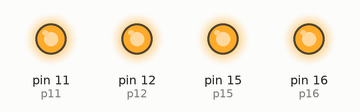
Simulated run of this program. Board: Raspberry Pi (header pin numbers). Shown: output pins drawn as LEDs (lit = HIGH). At 30.0 s the program stops and its outputs stay as they are.

Above: at 0.1 s.
At 30.1 s:
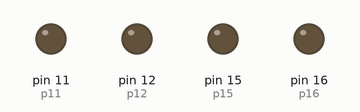
Timing chart, 0 to 31.5 s (numbered marks = the images above):
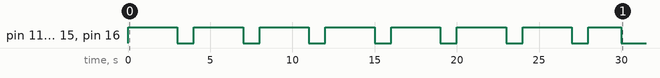

The program:

gpiopulse.py
```python
import RPi.GPIO as GPIO
import time

GPIO.setmode(GPIO.BOARD)

all_pins = (11, 12, 15, 16)
GPIO.setup(11, GPIO.OUT)
GPIO.setup(12, GPIO.OUT)
GPIO.setup(15, GPIO.OUT)
GPIO.setup(16, GPIO.OUT)

p11 = GPIO.PWM(11, 0.25)
p12 = GPIO.PWM(12, 0.25)
p15 = GPIO.PWM(15, 0.25)
p16 = GPIO.PWM(16, 0.25)

p11.start(75)
p12.start(75)
p15.start(75)
p16.start(75)
# input('Press return to stop:')   # use raw_input for Python 2
time.sleep(30)
p11.stop()
p12.stop()
p15.stop()
p16.stop()
GPIO.cleanup()
```
